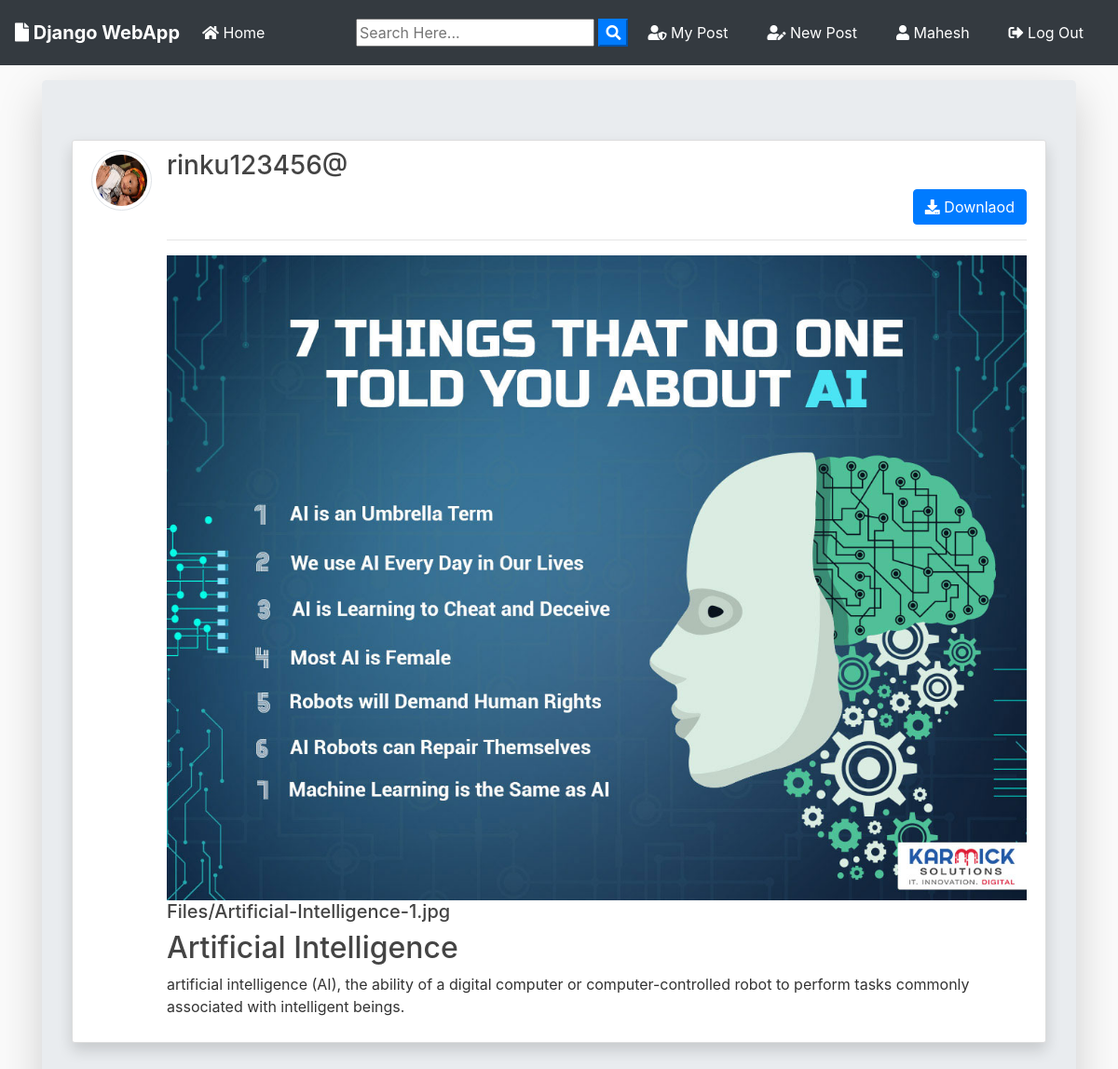
The app's page /post/17/ (signed in) with its own data.
### blog/models.py (models this page shows, shortened)
class Post(models.Model):
	title = models.CharField(max_length=100)
	file = models.FileField(null=True,blank=True,upload_to='Files')
	content = models.TextField()
	date_posted = models.DateTimeField(default=timezone.now)
	author = models.ForeignKey(User, on_delete=models.CASCADE)
	def extension(self):
		name, extension = os.path.splitext(self.file.name)
		return extension

### users/models.py (models this page shows, shortened)
class Profile(models.Model):
    user = models.OneToOneField(User, on_delete=models.CASCADE)
    image = models.ImageField(default='default.jpg', upload_to='profile_pics')

### blog/views.py (the view)
# urls.py: path('post/<int:pk>/', PostDetailView.as_view(), name='post-detail'),
class PostDetailView(DetailView):
    model = Post
    template_name = 'blog/post_detail.html'

### blog/templates/blog/post_detail.html (shortened to what this page needs)
{% extends "blog/base.html" %}
{% block content %}
<div class="jumbotron mt-3 shadow-lg">
<article class="media content-section shadow ">
   <a href="{{ object.author.profile.image.url }} " target="_blank"> <img src="{{ object.author.profile.image.url }}  " alt="" class="article-img rounded-circle img-thumbnail img-fluid">
   </a>
    <div class="media-body">
      <div class="">
        <div class="d-flex justify-content-between">
        <a class="mr-2 mt-0 mb-0  text-dark" href="{% url 'user-posts' object.author.username  %}"><h3>{{ object.author }}</h3></a>
        </div>
        {% if object.author != user %}
          <div class="form-group mt-0 pt-0 d-flex justify-content-end">
            <a href="{{ object.file.url }}" download class="btn btn-primary flex-last" type="submit"><i class="fas fa-download"></i> Downlaod</a>
          </div>
        {% endif %}
        <hr>
      </div>
      <div>
        {% if object.file %}
          {% if object.extension == '.jpg' or object.extension == 'jpeg' or object.extension == 'png' %}
            <a href="{{ object.file.url }}"  download ><img src="{{ object.file.url }}" alt="" class="img-fluid "></a>
            <a href="{{ object.file.url }}"  download class="text-dark"><h5>{{ object.file }}</h5></a>
          {% else %}
            <a href="{{ object.file.url }}"  download class="text-dark"><h5>{{ object.file }}</h5></a>
          {% endif %}
        {% endif %}
      </div>
      <h2>{{ object.title }}</h2>
      <p class="article-content">{{ object.content }}</p>
    </div>
  </article>
{% endblock content %}

### blog/templates/blog/base.html (shortened to what this page needs)
{% load static %}
<!doctype html>
<html lang="en">
  <head>
    <link rel="stylesheet" href="https://stackpath.bootstrapcdn.com/bootstrap/4.3.1/css/bootstrap.min.css">
    <link rel="stylesheet" href="https://use.fontawesome.com/releases/v5.8.1/css/all.css" >
    <link rel="stylesheet" href="{% static 'blog/main.css' %}">
</head>
  <body>
        <nav class="navbar navbar-expand-lg navbar-dark bg-dark">
                <a class="navbar-brand font-weight-bold" href="{% url 'blog-home' %}"><i class="fas fa-file"></i> Django WebApp</a>
                <div class="collapse navbar-collapse" id="navbarSupportedContent">
                  <ul class="navbar-nav mr-auto">
                    <li class="nav-item active">
                      <a class="nav-link" href="{% url 'blog-home' %}"><i class="fas fa-home"></i> Home <span class="sr-only">(current)</span></a>
                    </li>
                  </ul>
                  <form id="searchform" action="{% url 'search' %}" method="get">
                    <input type="text" name="q" type="text" value="{{ request.GET.q }}" placeholder="Search Here..." />
                    <button type="button" onclick="searchform.submit()" class=" text-white my-color btn-primary"><i class="fa fa-search"></i></button>
                </form>
                    {% if user.is_authenticated %}
                    <a href="{% url 'user-posts' user %}" class="btn text-white m-2"><i class="fas fa-user-shield"></i> My Post</a>
                    <a href="{% url 'post-create' %} " class="btn text-white m-2"><i class="fas fa-user-edit"></i> New Post</a>
                    <a href="{% url 'profile' %} " class="btn text-white m-2"><i class="fas fa-user"></i> {{ user.username }}</a>
                    <a href="{% url 'logout' %} " class="btn text-white m-2"><i class="fas fa-sign-out-alt"></i> Log Out</a>
                    {% else %}
                    <a href="{% url 'login' %} " class="btn text-white m-2"><i class="fas fa-user-tie"></i> Log In</a>
                    <a href="{% url 'register' %} " class="btn text-white m-2"> <i class="fas fa-sign-in-alt"></i> Sign Up</a>
                    {% endif %}
                </div>
              </nav>
      <div class="container my-bg">
    {% block content %}
    {% endblock  %}
</div>
  </body>
</html>

### blog/static/blog/main.css (style rules this page uses)
body { background: #fafafa; color: #333333; margin-top: 0; }
h1, h2, h3, h4, h5, h6 { color: #444444; }
ul { margin: 0; }
.content-section { background: #ffffff; padding: 10px 20px; border: 1px solid #dddddd; border-radius: 3px; margin-bottom: 20px; }
.article-content { white-space: pre-line; }
.article-img { height: 65px; width: 65px; margin-right: 16px; }

### records on screen
Post: author.profile.image (picture), author "rinku123456@", file (picture), file "Files/Artificial-Intelligence-1.jpg", title "Artificial Intelligence", content "artificial intelligence (AI), the ability of a digital computer or computer-controlled robot to perform tasks commonly associated with intelligent beings."

### other values on screen
{{ user.username }} "Mahesh"
